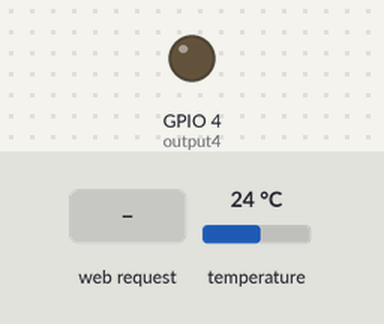
A sketch run on a simulated ESP8266 (NodeMCU). Shown: output pins drawn as LEDs (lit = HIGH). Inputs (shaded band) come from the test bench; at power-on: temperature 24 °C. WiFi joins after 1.5 s; servers stay silent unless stated; what the sketch prints to the serial monitor is not drawn.

Above: at 2.7 s.
2.8 s: HTTP request GET /on received
At 3.6 s:
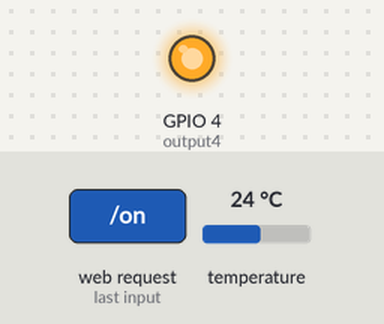
4.5 s: HTTP request GET /off received
At 6.0 s:
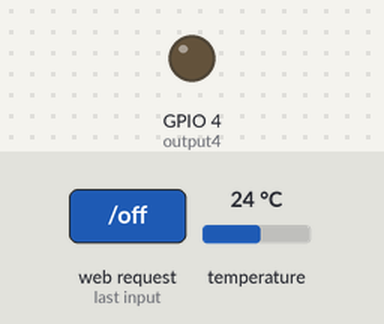
Timing chart, 0 to 7.5 s (numbered marks = the images above; inputs shaded):
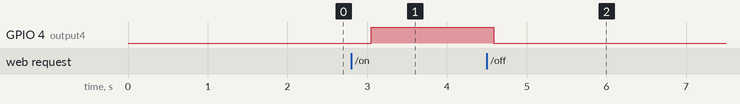

Measured:
- after the input at 2.8 s, GPIO 4 (output4): LOW → HIGH after 0.25 s
- after the input at 4.5 s, GPIO 4 (output4): HIGH → LOW after 0.08 s

The sketch:

ESP8266.ino
```cpp
#include <Arduino.h>
#include <ESP8266WiFi.h>
#include <string.h>
#include <OneWire.h>
#include <DallasTemperature.h>
#define ONE_WIRE_BUS 2
OneWire oneWire(ONE_WIRE_BUS);
DallasTemperature sensors(&oneWire);
//Sửa tên Wifi và mật khẩu của mình
const char *ssid = "JF";
const char *password = "29021996";

// Set web server port number to 80
WiFiServer server(80);

// Variable to store the HTTP request
String header;

// Auxiliar variables to store the current output state
String output4State = "Off";
String temp = "";
// Assign output variables to GPIO pins
const int output4 = 4;

// Current time
unsigned long currentTime = millis();
// Previous time
unsigned long previousTime = 0;
// Define timeout time in milliseconds (example: 2000ms = 2s)
const long timeoutTime = 2000;

void setup()
{
  Serial.begin(115200);
  // Initialize the output variables as outputs
  pinMode(output4, OUTPUT);
  sensors.begin();
  // Set outputs to LOW
  // digitalWrite(output5, LOW);
  // digitalWrite(output4, LOW);

  // Connect to Wi-Fi network with SSID and password
  Serial.print("Connecting to ");
  Serial.println(ssid);
  WiFi.begin(ssid, password);
  while (WiFi.status() != WL_CONNECTED)
  {
    delay(500);
    Serial.print(".");
  }
  // Print local IP address and start web server
  Serial.println("");
  Serial.println("WiFi connected.");
  Serial.println("IP address: ");
  Serial.println(WiFi.localIP());
  server.begin();
}
void loop()
{
  sensors.requestTemperatures();
  float temp = sensors.getTempCByIndex(0);
  int b = (int)temp;
  String s;
  while (b!=0)
    {
        int r = b%10;
        char t = r +'0';
        s = t + s;
        b = b/10;
    }
  WiFiClient client = server.available(); // Listen for incoming clients

  if (client)
  {                                // If a new client connects,
    Serial.println("New Client."); // print a message out in the serial port
    String currentLine = "";       // make a String to hold incoming data from the client
    currentTime = millis();
    previousTime = currentTime;
    while (client.connected() && currentTime - previousTime <= timeoutTime)
    { // loop while the client's connected
      currentTime = millis();
      if (client.available())
      {                         // if there's bytes to read from the client,
        char c = client.read(); // read a byte, then
        Serial.write(c);        // print it out the serial monitor
        header += c;
        if (c == '\n')
        { // if the byte is a newline character
          // if the current line is blank, you got two newline characters in a row.
          // that's the end of the client HTTP request, so send a response:
          if (currentLine.length() == 0)
          {
            // HTTP headers always start with a response code (e.g. HTTP/1.1 200 OK)
            // and a content-type so the client knows what's coming, then a blank line:
            client.println("HTTP/1.1 200 OK");
            client.println("Content-type:text/html");
            client.println("Refresh: 2");
            client.println("Connection: close");
            client.println();

            // turns the GPIOs on and off
            if (header.indexOf("GET /on") >= 0)
            {
              Serial.println("GPIO 4 On");
              output4State = "On";
              digitalWrite(output4, HIGH);
            }
            else if (header.indexOf("GET /off") >= 0)
            {
              Serial.println("GPIO 4 Off");
              output4State = "Off";
              digitalWrite(output4, LOW);
            }

            // Display the HTML web page
            client.println("<!DOCTYPE html><html>");
            client.println("<head><meta name=\"viewport\" content=\"width=device-width, initial-scale=1\">");
            client.println("<link rel=\"icon\" href=\"data:,\">");
            // CSS to style the on/off buttons
            // Feel free to change the background-color and font-size attributes to fit your preferences
            client.println("<style>html { font-family: Helvetica; display: inline-block; margin: 0px auto; text-align: center;}");
            client.println(".button { background-color: #195B6A; border: none; color: white; padding: 16px 40px;");
            client.println("text-decoration: none; font-size: 30px; margin: 2px; cursor: pointer;}");
            client.println(".button2 {background-color: #77878A;}</style></head>");

            // Web Page Heading
            client.println("<body><h1>ESP8266 LED Controller</h1>");

            client.println("<p>BLUE - State " + output4State + "</p>");
            client.println("<p>Temperature: " + s + "*C" + "</p>");
            // If the output4State is off, it displays the ON button
            if (output4State == "Off")
            {
              client.println("<p><a href=\"/on\"><button class=\"button\">ON</button></a></p>");
            }
            else
            {
              client.println("<p><a href=\"/off\"><button class=\"button button2\">OFF</button></a></p>");
            }
            client.println("</body></html>");

            // The HTTP response ends with another blank line
            client.println();
            // Break out of the while loop
            break;
          }
          else
          { // if you got a newline, then clear currentLine
            currentLine = "";
          }
        }
        else if (c != '\r')
        {                   // if you got anything else but a carriage return character,
          currentLine += c; // add it to the end of the currentLine
        }
      }
    }
    // Clear the header variable
    header = "";
    // Close the connection
    client.stop();
    Serial.println("Client disconnected.");
    Serial.println("");
  }
}
```
